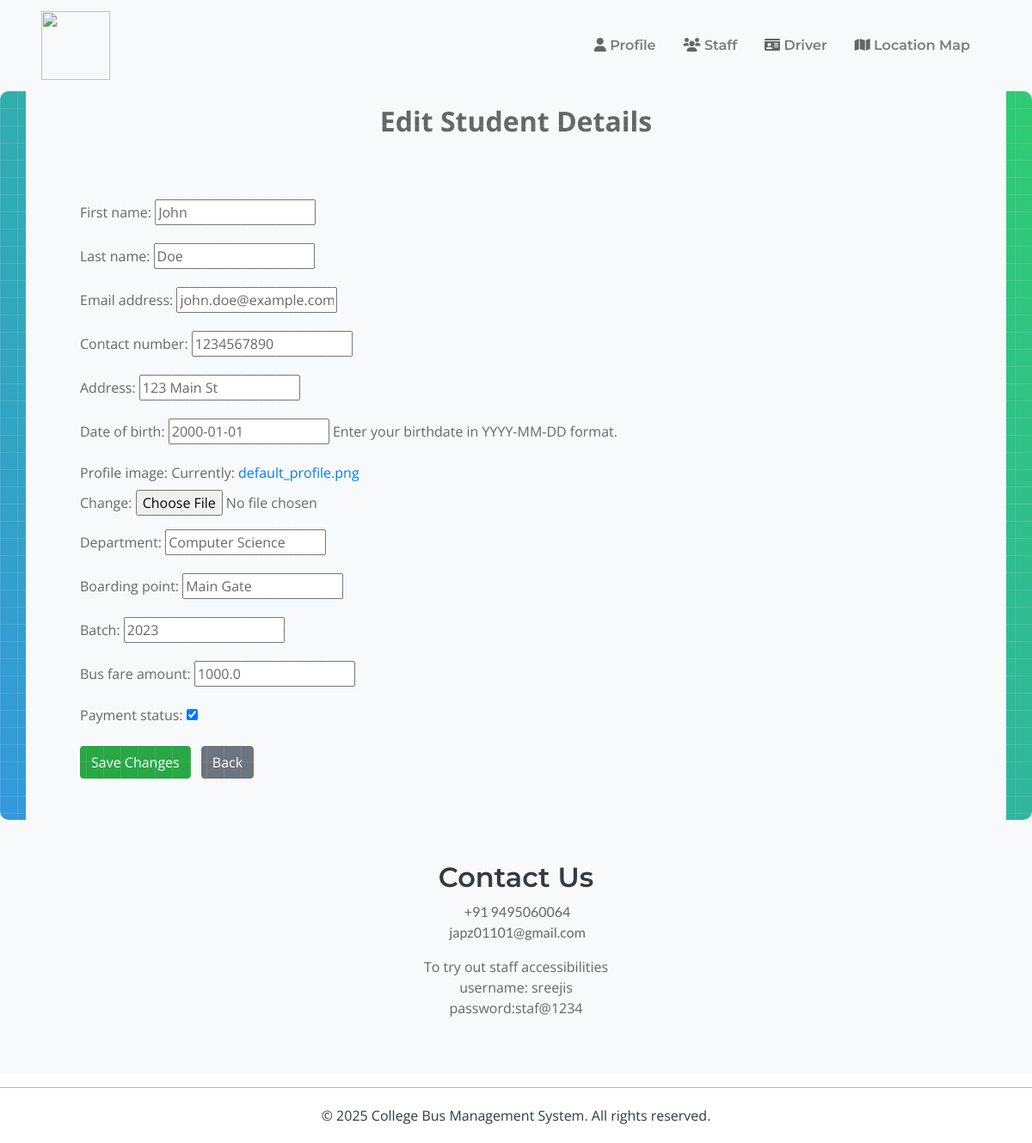
The app's page /accounts/student/update/85/ (signed in) with its own data.
### accounts/models.py (models this page shows, shortened)
class User(AbstractUser):
    ROLE_CHOICES = [
        ('Staff', 'Staff'),
        ('Student', 'Student'),
        ('Driver', 'Driver'),
        ('Parent', 'Parent')
    ]
    contact_number = models.CharField(max_length=10, blank=True, null=True)
    role = models.CharField(max_length=20, choices=ROLE_CHOICES, default='Student')
    address = models.CharField(max_length=255, blank=True, null=True)
    date_of_birth = models.DateField(null=True, blank=True, validators=[validate_age], help_text="Enter your birthdate in YYYY-MM-DD format.")
    profile_image = models.ImageField(upload_to='profile_images/', default='default_profile.png')
    groups = models.ManyToManyField(Group, related_name='custom_user_groups', blank=True)
    user_permissions = models.ManyToManyField(Permission, related_name='custom_user_permissions', blank=True)
    objects = UserManager()
    USERNAME_FIELD = 'username'
    REQUIRED_FIELDS = ['first_name', 'last_name', 'email', 'contact_number', 'address', 'date_of_birth']

class Student(models.Model):
    user = models.OneToOneField(User, on_delete=models.CASCADE)
    department = models.CharField(max_length=100)
    boarding_point = models.CharField(max_length=100, blank=True, null=True)
    bus = models.ForeignKey('Bus', on_delete=models.SET_NULL, null=True, blank=True, related_name='students')
    batch = models.CharField(max_length=20)
    bus_fare_amount = models.FloatField()
    payment_status = models.BooleanField(default=False)
    parent = models.ForeignKey('Parent', on_delete=models.SET_NULL, null=True, blank=True, related_name='students')

### accounts/views.py (the view)
# urls.py: path('student/update/<int:student_id>/', update_student, name='update_student'),
@login_required
def update_student(request, student_id):
    try:
        student = Student.objects.get(id=student_id)
    except Student.DoesNotExist:
        raise Http404("No Student matches the given query.")
    user = student.user  # Assuming there is a OneToOneField from Student to User
    if request.method == 'POST':
        student_form = StudentForm(request.POST, instance=student)
        user_form = UserForm(request.POST, request.FILES, instance=user)
        if student_form.is_valid() and user_form.is_valid():
            student_form.save()
            user_form.save()
            messages.success(request, 'Student details updated successfully!')
            return redirect('dashboard')
    else:
        student_form = StudentForm(instance=student)
        user_form = UserForm(instance=user)
    return render(request, 'accounts/edit_student.html', {'student_form': student_form, 'user_form': user_form})

### accounts/forms.py
class StudentForm(forms.ModelForm):
    class Meta:
        model = Student
        fields = ['department', 'boarding_point', 'batch', 'bus_fare_amount', 'payment_status']

class UserForm(forms.ModelForm):
    class Meta:
        model = User
        fields = ['first_name', 'last_name', 'email', 'contact_number', 'address', 'date_of_birth', 'profile_image']

### templates/accounts/edit_student.html (shortened to what this page needs)
{% extends "base_generic.html" %}
{% block content %}
<div class="container bg-light m-auto">
    <h2 class="text-center p-3"><b>Edit Student Details</b></h2>
    <div class="p-5 m-auto">
        <form method="POST" enctype="multipart/form-data">
            {{ user_form.as_p }}
            {{ student_form.as_p }}
            <button type="submit" class="btn btn-success mr-2">Save Changes</button>
            <button  class="btn btn-secondary" onclick="window.history.back()">Back</button>
        </form>
    </div>
</div>
{% endblock %}

### static/custom.css (style rules this page uses)
* { color: #666666; font-family: Open Sans; }

### records on screen
User: first_name "John", last_name "Doe", email "john.doe@example.com", contact_number "1234567890", address "123 Main St", date_of_birth "2000-01-01"
Student: department "Computer Science", boarding_point "Main Gate", batch "2023", bus_fare_amount "1000.0", payment_status "☑"
